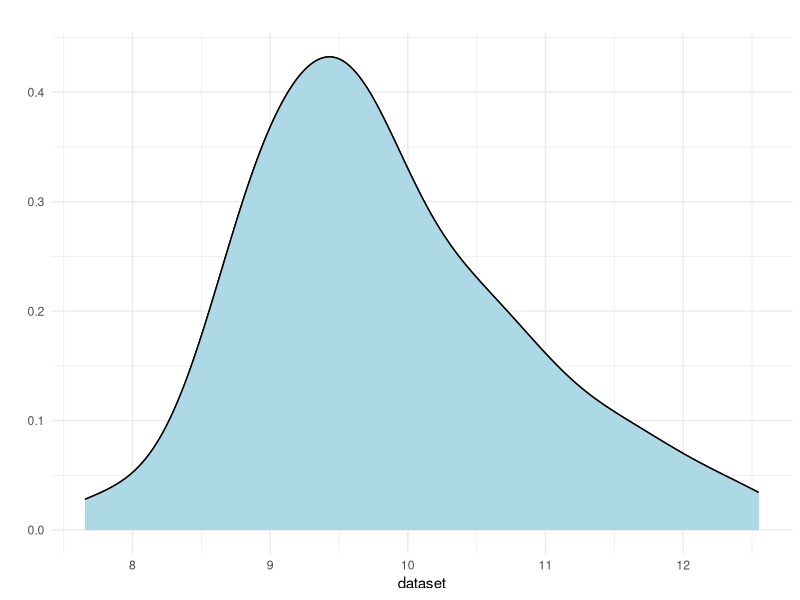
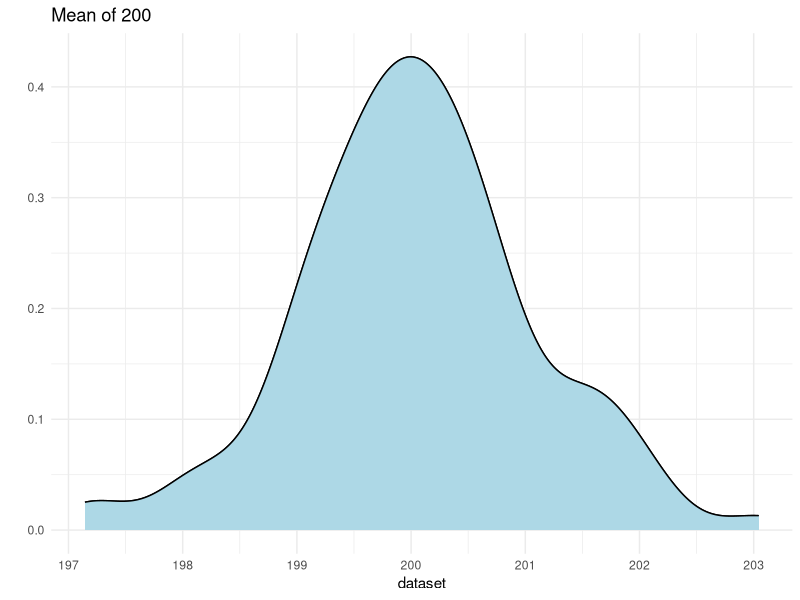
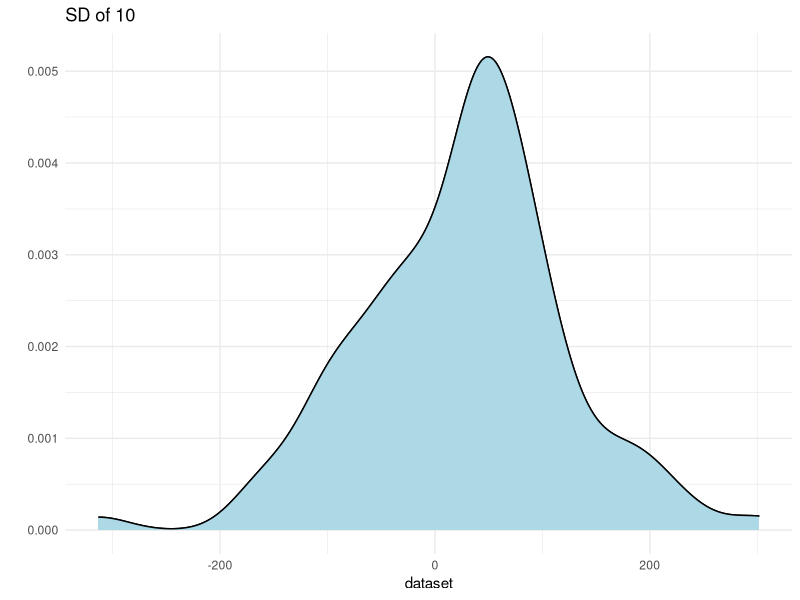
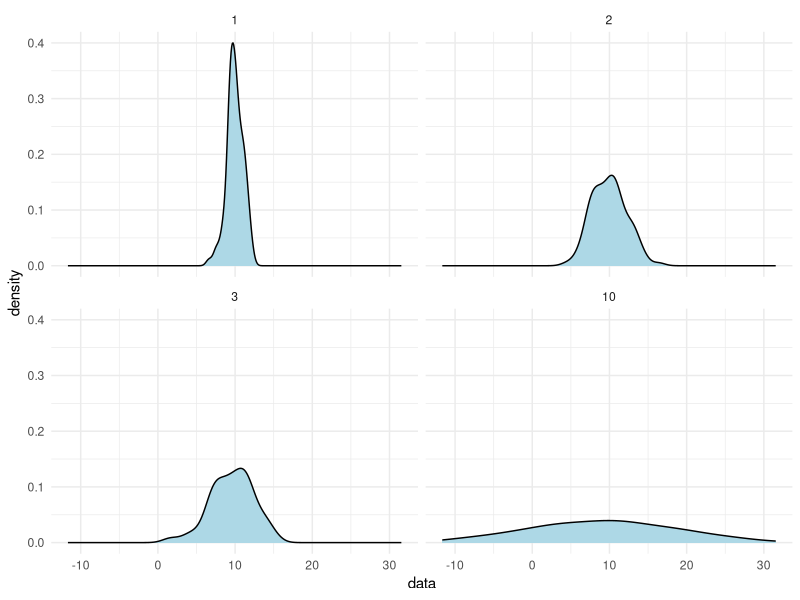
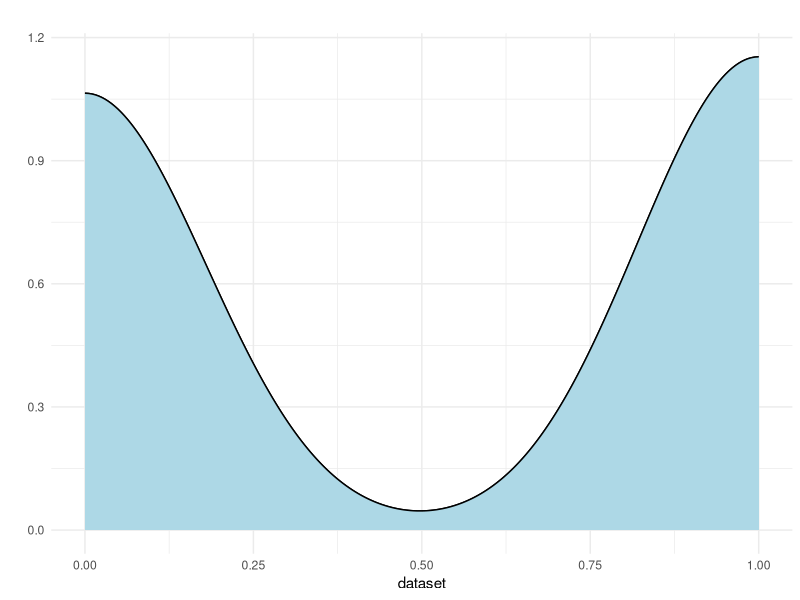
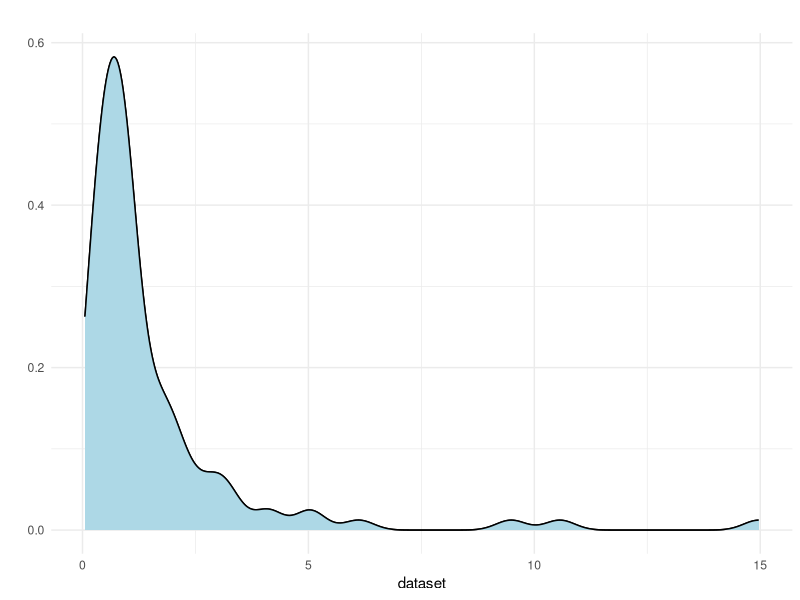
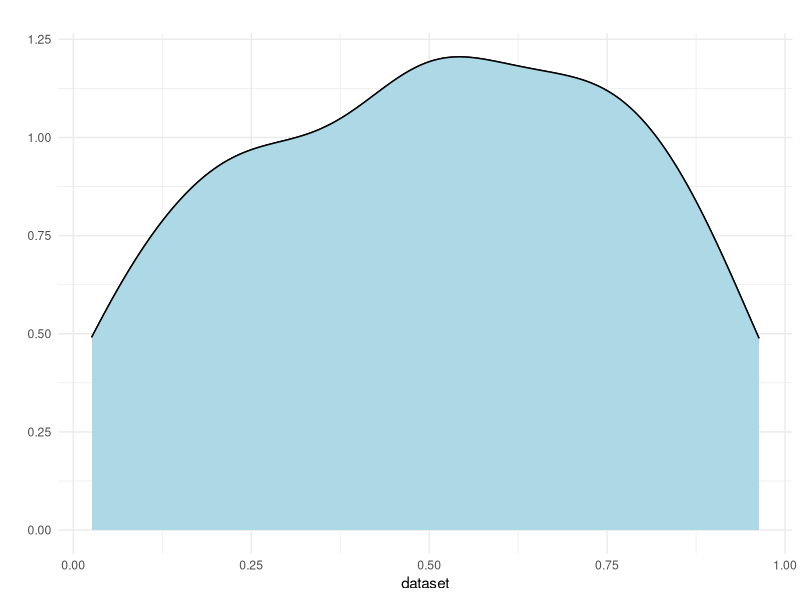
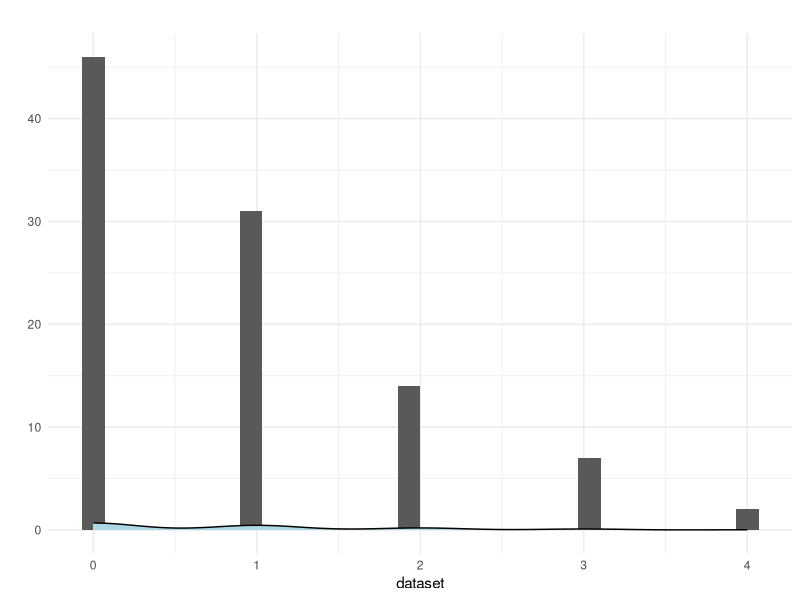

The R script that drew these images, in order:
## ---- chunk 1
library(magrittr)
library(ggplot2)
## ---- chunk 2
set.seed(1234)
## ---- chunk 3
fake_data <- rnorm(100, mean = 10, sd = 1)
## ---- chunk 4

## ---- chunk 5
density_plot <- function(dataset, title = "", type = "density") {
  qplot(dataset, geom = type) + 
    theme_minimal() + 
    geom_density(fill = "lightblue") + 
    ggtitle(title)
}
## ---- chunk 6
density_plot(fake_data)
## ---- chunk 7
density_plot(rnorm(100, mean = 200, sd = 1), 
             title = "Mean of 200")
## ---- chunk 8

## ---- chunk 9
density_plot(rnorm(100, mean = 10, sd = 100), 
             title = "SD of 10") 
## ---- chunk 10

## ---- chunk 11
sd_df <- data.frame(data = c(rnorm(100, mean = 10, sd = 1), 
                             rnorm(100, mean = 10, sd = 2),
                             rnorm(100, mean = 10, sd = 3),
                             rnorm(100, mean = 10, sd = 10)), 
                    sd = c(rep(1, 100), 
                           rep(2, 100), 
                           rep(3, 100), 
                           rep(10, 100)))
## ---- chunk 12
ggplot(sd_df, aes(data)) + 
  geom_density(fill = "lightblue") + 
  facet_wrap(~sd) + 
  theme_minimal() 
## ---- chunk 13
density_plot(rbinom(100, size = 1, prob = .5))
## ---- chunk 14
density_plot(rlnorm(100, 0))
## ---- chunk 15
density_plot(runif(100))
## ---- chunk 16
density_plot(rpois(100, 1), type = "histogram")
## ---- chunk 17
sessionInfo()
